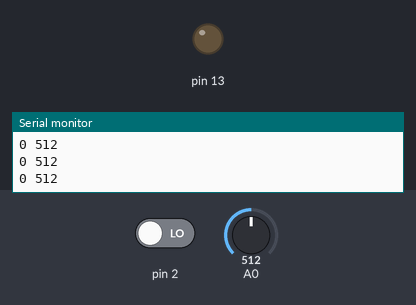
The sketch below on a simulated Arduino Uno, built with avr-gcc and run on an emulated ATmega328P. On the bench: output pins drawn as LEDs (lit = HIGH), the last lines printed to the serial monitor. Inputs (shaded band) come from the test bench; at power-on: pin 2 LOW, A0 = 512.

Above: at 1.2 s.
1.3 s: pin 2 driven HIGH
At 2.2 s:
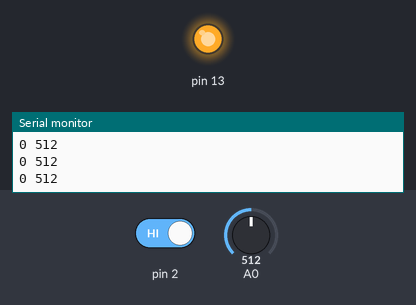
2.8 s: pin 2 driven LOW
At 3.4 s:
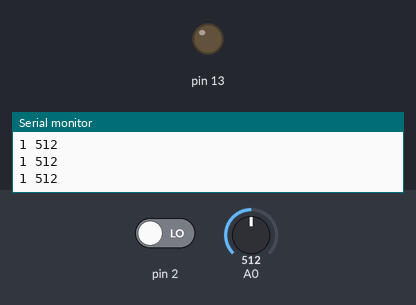
Timing chart, 0 to 5.8 s (numbered marks = the images above; inputs shaded):
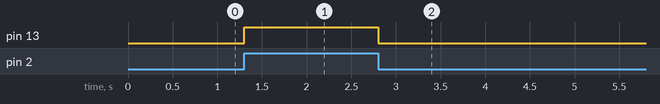

Measured:
- after the input at 1.3 s, pin 13: LOW → HIGH at once
- after the input at 2.8 s, pin 13: HIGH → LOW at once

The sketch:

uvgamma.ino
```cpp
#include <Arduino.h>

int counter;
int uv;
volatile byte state = LOW;

void inc() {
  counter++;
  state = !state;
}

void setup() {
  // put your setup code here, to run once:
  Serial.begin(9600);
  pinMode(2, INPUT);
  pinMode(A0, INPUT);
  pinMode(13, OUTPUT);
  attachInterrupt(digitalPinToInterrupt(2), inc, CHANGE);
}

void loop() {
  // put your main code here, to run repeatedly:
  digitalWrite(13, state);
  uv = analogRead(A0);
  Serial.print(counter / 2);
  Serial.print(" ");
  Serial.println(uv);
}
```
